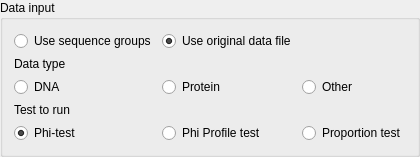
                          <widget class="QGroupBox" name="groupBox_2">
                           <property name="title">
                            <string>Data input</string>
                           </property>
                           <layout class="QGridLayout" name="gridLayout_4">
                            <item row="2" column="0">
                             <widget class="QRadioButton" name="radioBtn_dna">
                              <property name="text">
                               <string>DNA</string>
                              </property>
                              <property name="autoExclusive">
                               <bool>true</bool>
                              </property>
                              <attribute name="buttonGroup">
                               <string notr="true">buttonGroup_2</string>
                              </attribute>
                             </widget>
                            </item>
                            <item row="2" column="2">
                             <widget class="QRadioButton" name="radioBtn_other">
                              <property name="text">
                               <string>Other</string>
                              </property>
                              <attribute name="buttonGroup">
                               <string notr="true">buttonGroup_2</string>
                              </attribute>
                             </widget>
                            </item>
                            <item row="0" column="1">
                             <widget class="QRadioButton" name="radioBtn_use_og_seqs">
                              <property name="text">
                               <string>Use original data file</string>
                              </property>
                              <property name="checked">
                               <bool>true</bool>
                              </property>
                              <attribute name="buttonGroup">
                               <string notr="true">buttonGroup</string>
                              </attribute>
                             </widget>
                            </item>
                            <item row="2" column="1">
                             <widget class="QRadioButton" name="radioBtn_protein">
                              <property name="text">
                               <string>Protein</string>
                              </property>
                              <attribute name="buttonGroup">
                               <string notr="true">buttonGroup_2</string>
                              </attribute>
                             </widget>
                            </item>
                            <item row="0" column="0">
                             <widget class="QRadioButton" name="radioBtn_use_group_seqs">
                              <property name="text">
                               <string>Use sequence groups</string>
                              </property>
                              <attribute name="buttonGroup">
                               <string notr="true">buttonGroup</string>
                              </attribute>
                             </widget>
                            </item>
                            <item row="1" column="0">
                             <widget class="QLabel" name="label_8">
                              <property name="text">
                               <string>Data type</string>
                              </property>
                             </widget>
                            </item>
                            <item row="3" column="0">
                             <widget class="QLabel" name="label_13">
                              <property name="text">
                               <string>Test to run</string>
                              </property>
                             </widget>
                            </item>
                            <item row="4" column="0">
                             <widget class="QRadioButton" name="radioBtn_phi_test">
                              <property name="text">
                               <string>Phi-test</string>
                              </property>
                              <property name="checked">
                               <bool>true</bool>
                              </property>
                              <attribute name="buttonGroup">
                               <string notr="true">buttonGroup_3</string>
                              </attribute>
                             </widget>
                            </item>
                            <item row="4" column="1">
                             <widget class="QRadioButton" name="radioBtn_profile_test">
                              <property name="text">
                               <string>Phi Profile test</string>
                              </property>
                              <attribute name="buttonGroup">
                               <string notr="true">buttonGroup_3</string>
                              </attribute>
                             </widget>
                            </item>
                            <item row="4" column="2">
                             <widget class="QRadioButton" name="radioBtn_dist_recomb_test">
                              <property name="text">
                               <string>Proportion test</string>
                              </property>
                              <attribute name="buttonGroup">
                               <string notr="true">buttonGroup_3</string>
                              </attribute>
                             </widget>
                            </item>
                           </layout>
                          </widget>
